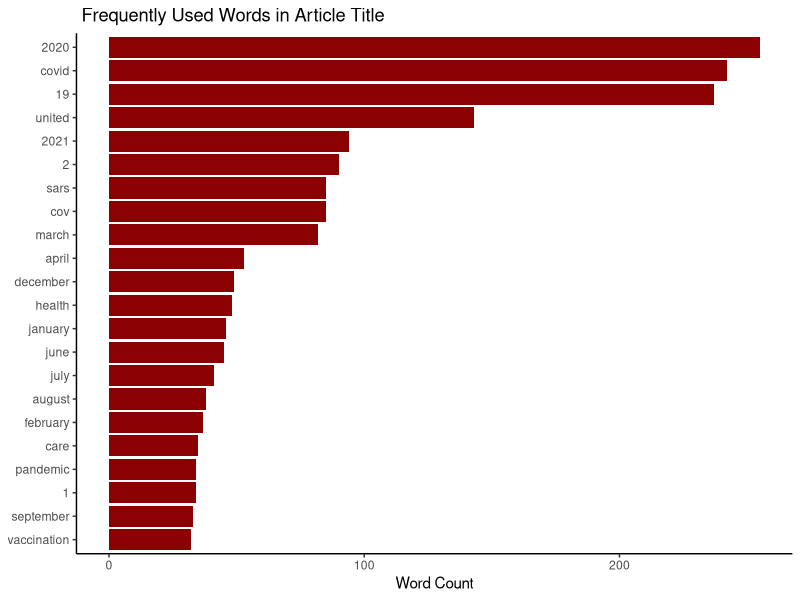
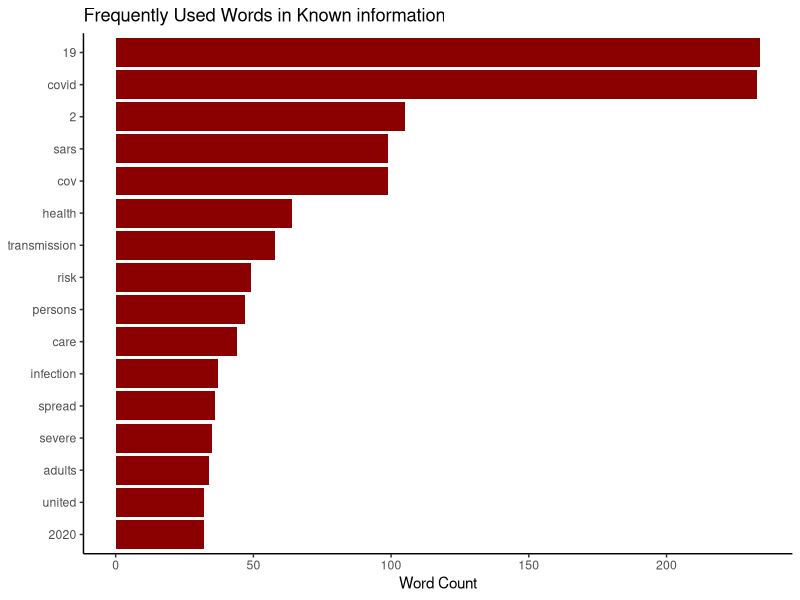
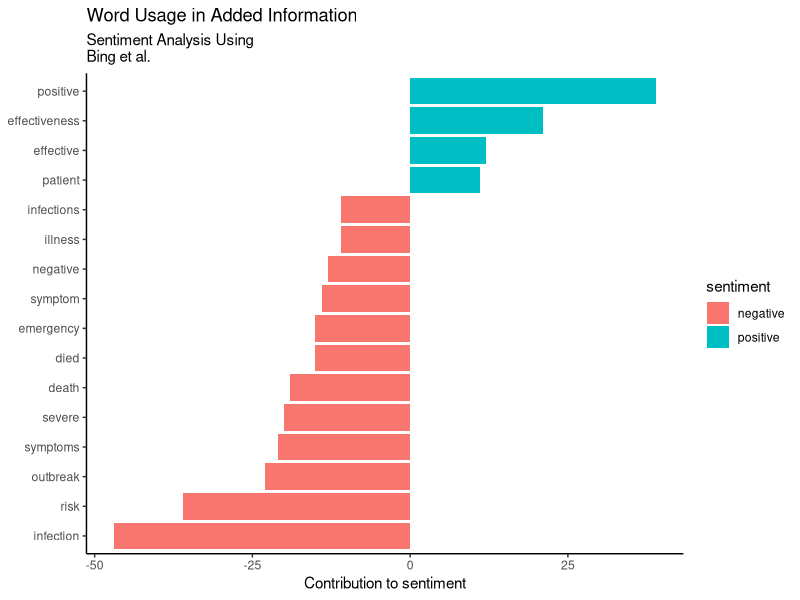
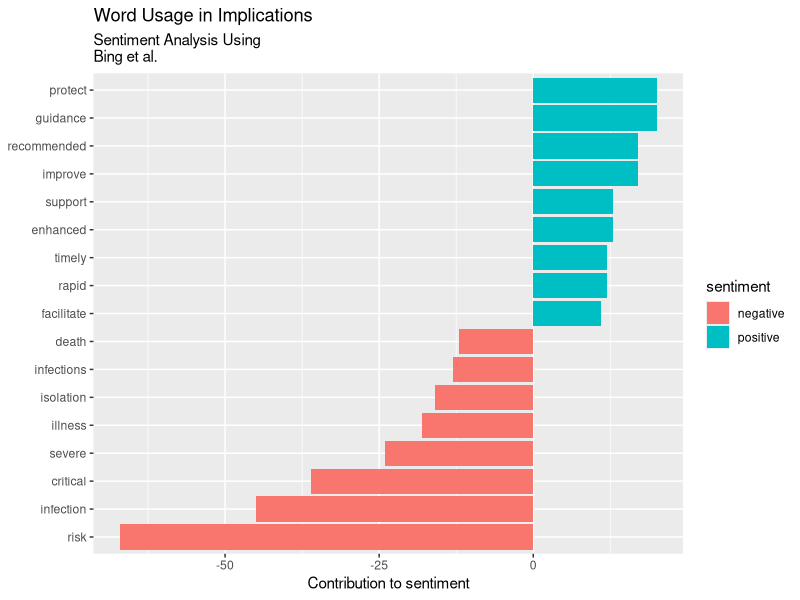
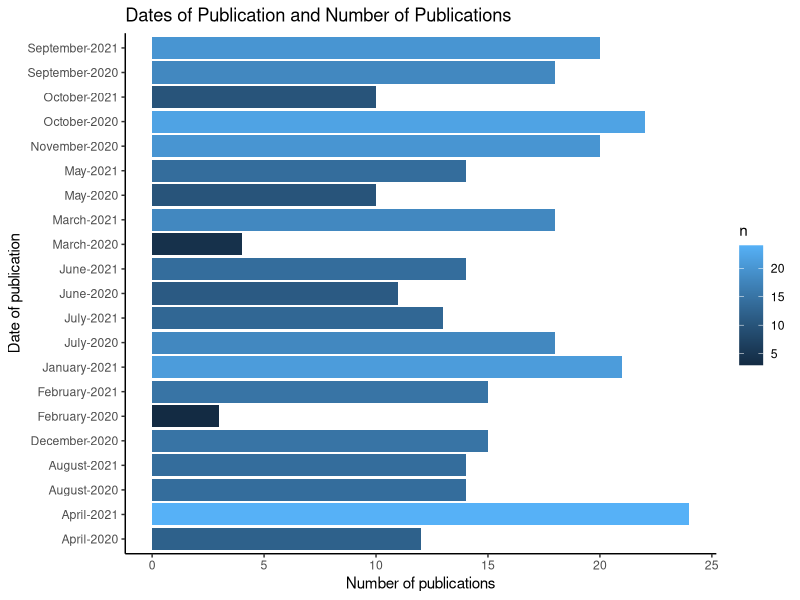

Recreate these plots in R, in order.
## ---- chunk 1
library(dplyr) # for data wrangling & manipulation
library(tidytext) # for unnest_tokens
library(stringr) # to manage text
library(ggplot2) # For data visualizations & graphs

#read the data file
articles <- read.csv("articles.csv")
#clean the data - remove unwanted variables fields
df_art <- subset(articles, select = -c(X))

#dropping entries with missing values
df_art<- na.omit(df_art)

#add date column
df<- df_art%>%
  mutate(published_date = format (as.Date(publication_date, format= "%d-%b-%y"), "%B-%Y"))
#load stop words data
#data("stop_words")
## ---- chunk 2
#art_title
title <- data_frame(text = df$art_title) %>%
  unnest_tokens(word, text) %>%    # split words
  anti_join(stop_words) %>%    # take out "a", "an", "the", etc.
  count(word, sort = TRUE)    # count occurrences

head(title, 10)
title %>% filter(n > 30)%>%
  mutate(word = reorder(word, n)) %>%
  ggplot(aes(word, n)) +
  geom_col(fill = "darkred") + theme_classic() +
  xlab(NULL) +
  ylab("Word Count") +
  coord_flip() +
  ggtitle(" Frequently Used Words in Article Title")
## ---- chunk 3
#what_is_known
known <- data_frame(text = df$what_is_known) %>% 
  unnest_tokens(word, text) %>%    # split words
  anti_join(stop_words) %>%    # take out "a", "an", "the", etc.
  count(word, sort = TRUE)    # count occurrences


head(known,10)
known%>% filter(n > 30)%>%
  mutate(word = reorder(word, n)) %>%
  ggplot(aes(word, n)) +
  geom_col(fill = "darkred") + theme_classic() +
  xlab(NULL) +
  ylab("Word Count") +
  coord_flip() +
  ggtitle("Frequently Used Words in Known information")
## ---- chunk 4
#what_is_added
added <- data_frame(text = df$what_is_added) %>% 
  unnest_tokens(word, text) %>%    # split words
  anti_join(stop_words) %>%    # take out "a", "an", "the", etc.
  count(word, sort = TRUE)    # count occurrences


added_bing <- added %>%
  inner_join(get_sentiments("bing"))

head(added_bing, 10)

added_bing %>%
  filter(n > 10) %>%
  mutate(n = ifelse(sentiment == "negative", -n, n)) %>%
  mutate(word = reorder(word, n)) %>%
  ggplot(aes(word, n, fill=sentiment)) +
  theme_classic() +
  geom_col() +
  xlab(NULL) +
  coord_flip() +
  ylab("Contribution to sentiment") +
  ggtitle("Word Usage in Added Information", subtitle = "Sentiment Analysis Using
Bing et al.")
## ---- chunk 5
#Implication
implication <- data_frame(text = df$implications) %>% 
  unnest_tokens(word, text) %>%    # split words
  anti_join(stop_words) %>%    # take out "a", "an", "the", etc.
  count(word, sort = TRUE)    # count occurrences


implication_bing <- implication %>%
  inner_join(get_sentiments("bing"))


head(implication_bing, 10)
implication_bing %>%
  filter(n > 10) %>%
  mutate(n = ifelse(sentiment == "negative", -n, n)) %>%
  mutate(word = reorder(word, n)) %>%
  ggplot(aes(word, n, fill=sentiment)) +
  geom_col() +
  xlab(NULL) +
  coord_flip() +
  ylab("Contribution to sentiment") +
  ggtitle("Word Usage in Implications", subtitle = "Sentiment Analysis Using
Bing et al.")
## ---- chunk 6
library(lubridate)

dates <- df %>%
  group_by(published_date) %>%
  count()%>%
  arrange(desc(n))



head(dates, 10)   
dates %>%
  ggplot(aes(published_date, n, fill = n)) +
  theme_classic()+
  geom_col() +
  xlab("Date of publication") +
  coord_flip() +
  ylab("Number of publications") +
  ggtitle("Dates of Publication and Number of Publications")
